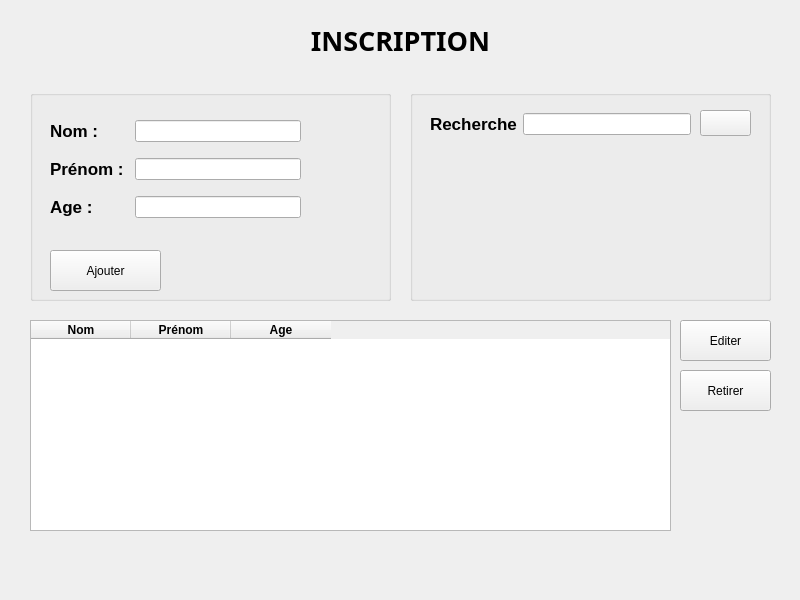
<?xml version="1.0" encoding="UTF-8"?>
<ui version="4.0">
 <class>MainWindow</class>
 <widget class="QMainWindow" name="MainWindow">
  <property name="geometry">
   <rect>
    <x>0</x>
    <y>0</y>
    <width>800</width>
    <height>600</height>
   </rect>
  </property>
  <property name="minimumSize">
   <size>
    <width>800</width>
    <height>600</height>
   </size>
  </property>
  <property name="maximumSize">
   <size>
    <width>800</width>
    <height>600</height>
   </size>
  </property>
  <property name="windowTitle">
   <string>MainWindow</string>
  </property>
  <widget class="QWidget" name="centralwidget">
   <widget class="QGroupBox" name="AddBox">
    <property name="geometry">
     <rect>
      <x>30</x>
      <y>90</y>
      <width>361</width>
      <height>211</height>
     </rect>
    </property>
    <property name="title">
     <string/>
    </property>
    <widget class="QPushButton" name="addButton">
     <property name="geometry">
      <rect>
       <x>20</x>
       <y>160</y>
       <width>111</width>
       <height>41</height>
      </rect>
     </property>
     <property name="text">
      <string>Ajouter</string>
     </property>
    </widget>
    <widget class="QWidget" name="layoutWidget">
     <property name="geometry">
      <rect>
       <x>20</x>
       <y>20</y>
       <width>251</width>
       <height>121</height>
      </rect>
     </property>
     <layout class="QGridLayout" name="gridLayout">
      <item row="0" column="0">
       <widget class="QLabel" name="nameLabel">
        <property name="font">
         <font>
          <pointsize>13</pointsize>
          <bold>true</bold>
         </font>
        </property>
        <property name="text">
         <string>Nom :</string>
        </property>
       </widget>
      </item>
      <item row="0" column="1">
       <widget class="QLineEdit" name="nameLineEdit"/>
      </item>
      <item row="1" column="0">
       <widget class="QLabel" name="fnameLabel">
        <property name="font">
         <font>
          <pointsize>13</pointsize>
          <bold>true</bold>
         </font>
        </property>
        <property name="text">
         <string>Prénom : </string>
        </property>
       </widget>
      </item>
      <item row="1" column="1">
       <widget class="QLineEdit" name="fnameLineEdit"/>
      </item>
      <item row="2" column="0">
       <widget class="QLabel" name="ageLabel">
        <property name="font">
         <font>
          <pointsize>13</pointsize>
          <bold>true</bold>
         </font>
        </property>
        <property name="text">
         <string>Age : </string>
        </property>
       </widget>
      </item>
      <item row="2" column="1">
       <widget class="QLineEdit" name="ageLineEdit"/>
      </item>
     </layout>
    </widget>
   </widget>
   <widget class="QLabel" name="label">
    <property name="geometry">
     <rect>
      <x>270</x>
      <y>20</y>
      <width>261</width>
      <height>41</height>
     </rect>
    </property>
    <property name="font">
     <font>
      <family>Sans Serif</family>
      <pointsize>20</pointsize>
      <bold>true</bold>
     </font>
    </property>
    <property name="text">
     <string>INSCRIPTION</string>
    </property>
    <property name="alignment">
     <set>Qt::AlignCenter</set>
    </property>
   </widget>
   <widget class="QGroupBox" name="researchBox">
    <property name="geometry">
     <rect>
      <x>410</x>
      <y>90</y>
      <width>361</width>
      <height>211</height>
     </rect>
    </property>
    <property name="title">
     <string/>
    </property>
    <widget class="QWidget" name="layoutWidget">
     <property name="geometry">
      <rect>
       <x>20</x>
       <y>20</y>
       <width>261</width>
       <height>28</height>
      </rect>
     </property>
     <layout class="QGridLayout" name="gridLayout_3">
      <item row="0" column="0">
       <widget class="QLabel" name="researchLabel">
        <property name="font">
         <font>
          <pointsize>13</pointsize>
          <bold>true</bold>
         </font>
        </property>
        <property name="text">
         <string>Recherche</string>
        </property>
       </widget>
      </item>
      <item row="0" column="1">
       <widget class="QLineEdit" name="researchLineEdit"/>
      </item>
     </layout>
    </widget>
    <widget class="QPushButton" name="pushButton">
     <property name="geometry">
      <rect>
       <x>290</x>
       <y>20</y>
       <width>51</width>
       <height>26</height>
      </rect>
     </property>
     <property name="text">
      <string/>
     </property>
    </widget>
   </widget>
   <widget class="QTableWidget" name="liste">
    <property name="geometry">
     <rect>
      <x>30</x>
      <y>320</y>
      <width>641</width>
      <height>211</height>
     </rect>
    </property>
    <property name="selectionBehavior">
     <enum>QAbstractItemView::SelectItems</enum>
    </property>
    <property name="columnCount">
     <number>3</number>
    </property>
    <column>
     <property name="text">
      <string>Nom</string>
     </property>
     <property name="font">
      <font>
       <bold>true</bold>
      </font>
     </property>
    </column>
    <column>
     <property name="text">
      <string>Prénom</string>
     </property>
     <property name="font">
      <font>
       <bold>true</bold>
      </font>
     </property>
    </column>
    <column>
     <property name="text">
      <string>Age</string>
     </property>
     <property name="font">
      <font>
       <bold>true</bold>
      </font>
     </property>
    </column>
   </widget>
   <widget class="QPushButton" name="editButton">
    <property name="geometry">
     <rect>
      <x>680</x>
      <y>320</y>
      <width>91</width>
      <height>41</height>
     </rect>
    </property>
    <property name="text">
     <string>Editer</string>
    </property>
   </widget>
   <widget class="QPushButton" name="removeButton">
    <property name="geometry">
     <rect>
      <x>680</x>
      <y>370</y>
      <width>91</width>
      <height>41</height>
     </rect>
    </property>
    <property name="text">
     <string>Retirer</string>
    </property>
   </widget>
  </widget>
 </widget>
 <resources/>
 <connections/>
</ui>
